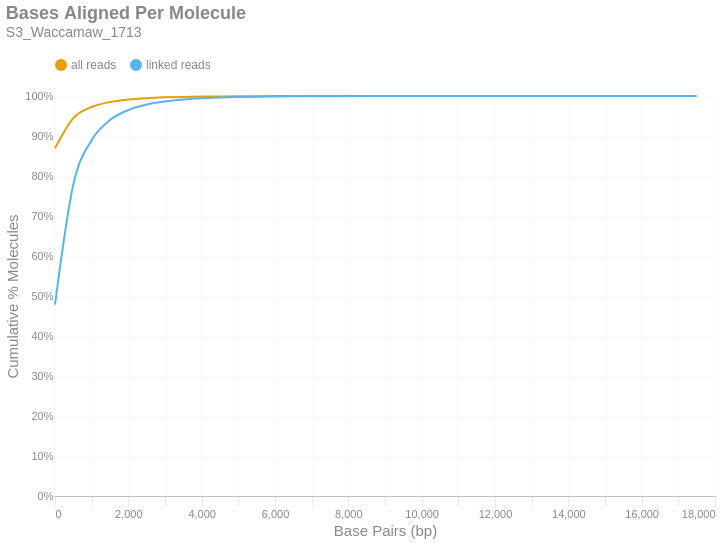

This figure's notebook cell:
### Markdown cell above
### Bases Aligned Per Molecule
This is a cumulative frequency distribution showing the number of base pairs aligned per unique molecule. These data are shown in 500 bp bins. There are two distributions: one with `all reads` (yellow) and another with only `linked reads` (blue). The percent of molecules in the `linked reads` distribution is relative to the total number of linked molecules.

### Code cell
if SKIPLR:
    print_html(f"Skipped")
else:
    binned_df = consolidated_hist(valids['aligned_bp'], mask, 500, True)
    with SafeRender(binned_df):
        (
            density_plot(binned_df, 'Bases Aligned Per Molecule', samplename, 'basesper')
            .encode(
                x=alt.X('bin:Q', title="Base Pairs (bp)").axis(tickMinStep=500).scale(padding=0),
                y=alt.Y('value:Q', title='Cumulative % Molecules')
                    .axis(format='%')
                    .scale(domain = [0,1])
                    .stack(False),
                color=alt.Color("key:N").scale(domain = ["all reads", "linked reads"]),
                tooltip = [
                    alt.Tooltip("key:N", title = "Data Type"),
                    alt.Tooltip("range_label:N", title="Bases Aligned Per Molecule"),
                    alt.Tooltip("value:Q", format = ".2%", title="% Molecules (Cum.)")
                ]
            )
        ).display()

### Figure 1 — Vega-Lite specification as saved in the notebook (floating-point values rounded to 4 significant figures)
{"width": "container", "height": 400, "config": {"title": {"anchor": "start", "dy": -15, "fontSize": 18, "color": "#888888", "subtitleColor": "#888888", "subtitleFontSize": 14}, "arc": {"fill": "#0072B2"}, "axis": {"domainColor": "#888888", "domainWidth": 0.5, "gridWidth": 0.2, "grid": false, "titleFontWeight": 400, "titleFontSize": 15, "labelFontSize": 11, "labelColor": "#888888", "tickColor": "#888888", "tickWidth": 0.2, "titleColor": "#888888"}, "axisBand": {"grid": false}, "axisX": {"grid": true, "tickSize": 10, "domainCap": "round"}, "axisY": {"domain": false, "grid": true, "tickSize": 0, "domainCap": "round"}, "background": "transparent", "header": {"labelFontSize": 15, "labelColor": "#888888", "titleFontSize": 15, "titleFontWeight": 600, "titleColor": "#888888"}, "legend": {"labelFont": "sans-serif", "labelFontSize": 12, "labelColor": "#888888", "symbolSize": 100, "symbolType": "circle", "titleFontSize": 12, "titlePadding": 10, "titleColor": "#888888", "title": null, "orient": "top"}, "range": {"category": ["#E69F00", "#56B4E9", "#009E73", "#F0E442", "#0072B2", "#D55E00", "#CC79A7", "#000000"], "diverging": ["#cfe8f3", "#a2d4ec", "#73bfe2", "#46abdb", "#1696d2", "#12719e"]}, "area": {"fill": "#0072B2", "fillOpacity": 0.7, "line": true, "strokeOpacity": 0.7}, "line": {"color": "#0072B2", "stroke": "#0072B2", "strokeWidth": 2}, "trail": {"color": "#0072B2", "stroke": "#0072B2", "strokeWidth": 0, "size": 1}, "point": {"filled": true, "fillOpacity": 1.0, "size": 95}, "text": {"color": "#888888", "fontSize": 11, "align": "right", "fontWeight": 400, "size": 11}, "bar": {"fill": "#0072B2", "stroke": null}, "view": {"stroke": null, "continuousWidth": 660, "continuousHeight": 400}}, "data": {"name": "data-e8e19d6155cee7c2aa5356d66b283c31"}, "mark": {"type": "line", "interpolate": "monotone", "point": {"opacity": 0, "size": 275}}, "encoding": {"color": {"field": "key", "scale": {"domain": ["all reads", "linked reads"]}, "type": "nominal"}, "tooltip": [{"field": "key", "title": "Data Type", "type": "nominal"}, {"field": "range_label", "title": "Bases Aligned Per Molecule", "type": "nominal"}, {"field": "value", "format": ".2%", "title": "% Molecules (Cum.)", "type": "quantitative"}], "x": {"axis": {"tickMinStep": 500}, "field": "bin", "scale": {"padding": 0}, "title": "Base Pairs (bp)", "type": "quantitative"}, "y": {"axis": {"format": "%"}, "field": "value", "scale": {"domain": [0, 1]}, "stack": false, "title": "Cumulative % Molecules", "type": "quantitative"}}, "params": [{"name": "param_c36ac31b6afebe62", "select": {"type": "point", "fields": ["key"]}, "bind": "legend"}], "title": {"text": "Bases Aligned Per Molecule", "subtitle": "S3_Waccamaw_1713"}, "transform": [{"fold": ["all reads (cumsum)", "linked reads (cumsum)"]}, {"calculate": "replace(datum.key, ' (cumsum)', '')", "as": "key"}, {"filter": {"param": "param_c36ac31b6afebe62"}}], "usermeta": {"embedOptions": {"downloadFileName": "S3_Waccamaw_1713.basesper"}}, "$schema": "https://vega.github.io/schema/vega-lite/v6.1.0.json", "datasets": {"data-e8e19d6155cee7c2aa5356d66b283c31": [{"bin": "0.0", "interval": "0.0-500.0", "all reads": 0.8694, "linked reads": 0.4787, "all reads (cumsum)": 0.8694, "linked reads (cumsum)": 0.4787, "range_label": "0-499"}, {"bin": "500.0", "interval": "500.0-1000.0", "all reads": 0.0754, "linked reads": 0.3004, "all reads (cumsum)": 0.9448, "linked reads (cumsum)": 0.7791, "range_label": "500-999"}, {"bin": "1000.0", "interval": "1000.0-1500.0", "all reads": 0.02762, "linked reads": 0.1105, "all reads (cumsum)": 0.9724, "linked reads (cumsum)": 0.8896, "range_label": "1000-1499"}, {"bin": "1500.0", "interval": "1500.0-2000.0", "all reads": 0.01253, "linked reads": 0.05016, "all reads (cumsum)": 0.985, "linked reads (cumsum)": 0.9398, "range_label": "1500-1999"}, {"bin": "2000.0", "interval": "2000.0-2500.0", "all reads": 0.006258, "linked reads": 0.02504, "all reads (cumsum)": 0.9912, "linked reads (cumsum)": 0.9648, "range_label": "2000-2499"}, {"bin": "2500.0", "interval": "2500.0-3000.0", "all reads": 0.003443, "linked reads": 0.01378, "all reads (cumsum)": 0.9947, "linked reads (cumsum)": 0.9786, "range_label": "2500-2999"}, {"bin": "3000.0", "interval": "3000.0-3500.0", "all reads": 0.001942, "linked reads": 0.007771, "all reads (cumsum)": 0.9966, "linked reads (cumsum)": 0.9864, "range_label": "3000-3499"}, {"bin": "3500.0", "interval": "3500.0-4000.0", "all reads": 0.001205, "linked reads": 0.004823, "all reads (cumsum)": 0.9978, "linked reads (cumsum)": 0.9912, "range_label": "3500-3999"}, {"bin": "4000.0", "interval": "4000.0-4500.0", "all reads": 0.0007555, "linked reads": 0.003024, "all reads (cumsum)": 0.9986, "linked reads (cumsum)": 0.9942, "range_label": "4000-4499"}, {"bin": "4500.0", "interval": "4500.0-5000.0", "all reads": 0.0004735, "linked reads": 0.001895, "all reads (cumsum)": 0.999, "linked reads (cumsum)": 0.9961, "range_label": "4500-4999"}, {"bin": "5000.0", "interval": "5000.0-5500.0", "all reads": 0.0003162, "linked reads": 0.001266, "all reads (cumsum)": 0.9994, "linked reads (cumsum)": 0.9974, "range_label": "5000-5499"}, {"bin": "5500.0", "interval": "5500.0-6000.0", "all reads": 0.0001974, "linked reads": 0.00079, "all reads (cumsum)": 0.9995, "linked reads (cumsum)": 0.9982, "range_label": "5500-5999"}, {"bin": "6000.0", "interval": "6000.0-6500.0", "all reads": 0.0001418, "linked reads": 0.0005677, "all reads (cumsum)": 0.9997, "linked reads (cumsum)": 0.9988, "range_label": "6000-6499"}, {"bin": "6500.0", "interval": "6500.0-7000.0", "all reads": 9.372e-05, "linked reads": 0.0003751, "all reads (cumsum)": 0.9998, "linked reads (cumsum)": 0.9991, "range_label": "6500-6999"}, {"bin": "7000.0", "interval": "7000.0-7500.0", "all reads": 5.659e-05, "linked reads": 0.0002265, "all reads (cumsum)": 0.9998, "linked reads (cumsum)": 0.9994, "range_label": "7000-7499"}, {"bin": "7500.0", "interval": "7500.0-8000.0", "all reads": 4.619e-05, "linked reads": 0.0001849, "all reads (cumsum)": 0.9999, "linked reads (cumsum)": 0.9995, "range_label": "7500-7999"}, {"bin": "8000.0", "interval": "8000.0-8500.0", "all reads": 3.119e-05, "linked reads": 0.0001248, "all reads (cumsum)": 0.9999, "linked reads (cumsum)": 0.9997, "range_label": "8000-8499"}, {"bin": "8500.0", "interval": "8500.0-9000.0", "all reads": 2.183e-05, "linked reads": 8.738e-05, "all reads (cumsum)": 0.9999, "linked reads (cumsum)": 0.9998, "range_label": "8500-8999"}, {"bin": "9000.0", "interval": "9000.0-9500.0", "all reads": 1.931e-05, "linked reads": 7.727e-05, "all reads (cumsum)": 1.0, "linked reads (cumsum)": 0.9998, "range_label": "9000-9499"}, {"bin": "9500.0", "interval": "9500.0-10000.0", "all reads": 1.129e-05, "linked reads": 4.518e-05, "all reads (cumsum)": 1.0, "linked reads (cumsum)": 0.9999, "range_label": "9500-9999"}, {"bin": "10000.0", "interval": "10000.0-10500.0", "all reads": 8.763e-06, "linked reads": 3.507e-05, "all reads (cumsum)": 1.0, "linked reads (cumsum)": 0.9999, "range_label": "10000-10499"}, {"bin": "10500.0", "interval": "10500.0-11000.0", "all reads": 6.684e-06, "linked reads": 2.675e-05, "all reads (cumsum)": 1.0, "linked reads (cumsum)": 0.9999, "range_label": "10500-10999"}, {"bin": "11000.0", "interval": "11000.0-11500.0", "all reads": 4.456e-06, "linked reads": 1.783e-05, "all reads (cumsum)": 1.0, "linked reads (cumsum)": 1.0, "range_label": "11000-11499"}, {"bin": "11500.0", "interval": "11500.0-12000.0", "all reads": 2.971e-06, "linked reads": 1.189e-05, "all reads (cumsum)": 1.0, "linked reads (cumsum)": 1.0, "range_label": "11500-11999"}, {"bin": "12000.0", "interval": "12000.0-12500.0", "all reads": 1.337e-06, "linked reads": 5.35e-06, "all reads (cumsum)": 1.0, "linked reads (cumsum)": 1.0, "range_label": "12000-12499"}, {"bin": "12500.0", "interval": "12500.0-13000.0", "all reads": 1.634e-06, "linked reads": 6.539e-06, "all reads (cumsum)": 1.0, "linked reads (cumsum)": 1.0, "range_label": "12500-12999"}, {"bin": "13000.0", "interval": "13000.0-13500.0", "all reads": 5.941e-07, "linked reads": 2.378e-06, "all reads (cumsum)": 1.0, "linked reads (cumsum)": 1.0, "range_label": "13000-13499"}, {"bin": "13500.0", "interval": "13500.0-14000.0", "all reads": 4.456e-07, "linked reads": 1.783e-06, "all reads (cumsum)": 1.0, "linked reads (cumsum)": 1.0, "range_label": "13500-13999"}, {"bin": "14000.0", "interval": "14000.0-14500.0", "all reads": 7.426e-07, "linked reads": 2.972e-06, "all reads (cumsum)": 1.0, "linked reads (cumsum)": 1.0, "range_label": "14000-14499"}, {"bin": "14500.0", "interval": "14500.0-15000.0", "all reads": 4.456e-07, "linked reads": 1.783e-06, "all reads (cumsum)": 1.0, "linked reads (cumsum)": 1.0, "range_label": "14500-14999"}, {"bin": "15000.0", "interval": "15000.0-15500.0", "all reads": 2.971e-07, "linked reads": 1.189e-06, "all reads (cumsum)": 1.0, "linked reads (cumsum)": 1.0, "range_label": "15000-15499"}, {"bin": "15500.0", "interval": "15500.0-16000.0", "all reads": 2.971e-07, "linked reads": 1.189e-06, "all reads (cumsum)": 1.0, "linked reads (cumsum)": 1.0, "range_label": "15500-15999"}, {"bin": "16000.0", "interval": "16000.0-16500.0", "all reads": 4.456e-07, "linked reads": 1.783e-06, "all reads (cumsum)": 1.0, "linked reads (cumsum)": 1.0, "range_label": "16000-16499"}, {"bin": "16500.0", "interval": "16500.0-17000.0", "all reads": 1.485e-07, "linked reads": 5.944e-07, "all reads (cumsum)": 1.0, "linked reads (cumsum)": 1.0, "range_label": "16500-16999"}, {"bin": "17000.0", "interval": "17000.0-17500.0", "all reads": 1.485e-07, "linked reads": 5.944e-07, "all reads (cumsum)": 1.0, "linked reads (cumsum)": 1.0, "range_label": "17000-17499"}, {"bin": "17500.0", "interval": "17500.0-18000.0", "all reads": 2.971e-07, "linked reads": 1.189e-06, "all reads (cumsum)": 1.0, "linked reads (cumsum)": 1.0, "range_label": "17500-17999"}]}}
